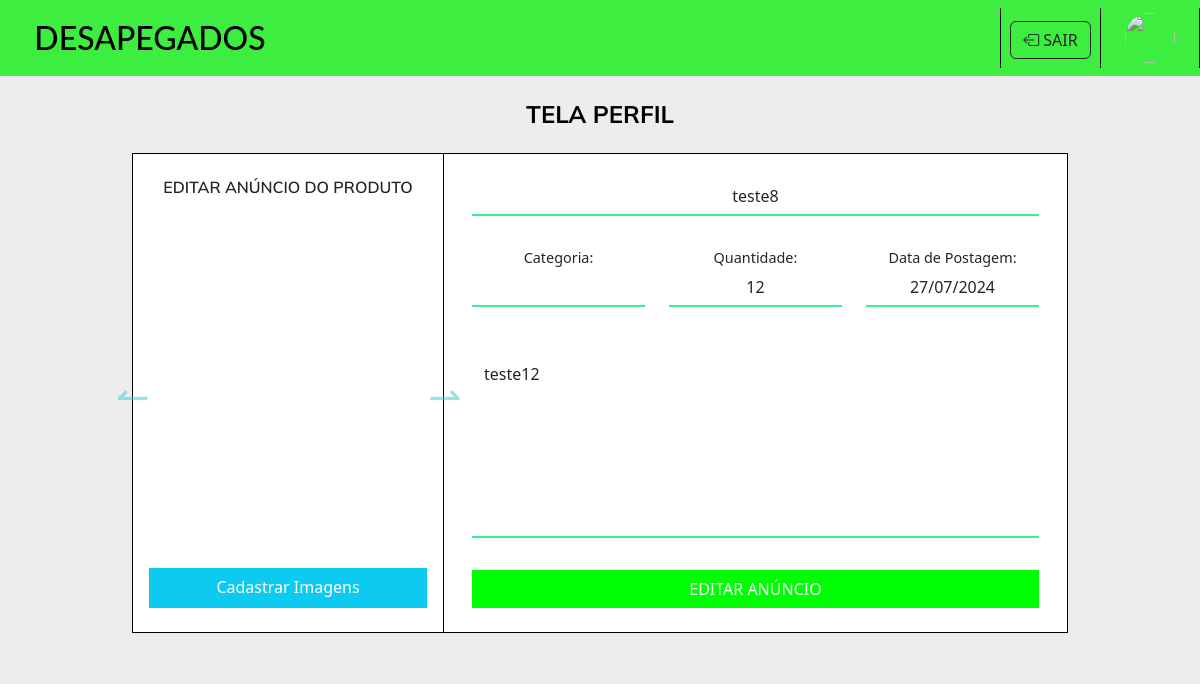
Screenshot of /pages/editarAnuncioProduto.php?id_produto=44 (signed in) with the database file from the repository.
### tables this page shows
CREATE TABLE `produtos` (
  `id_produto` int(10) UNSIGNED ZEROFILL NOT NULL,
  `nome_produto` varchar(255) DEFAULT NULL,
  `quantidade_produto` int(10) UNSIGNED DEFAULT NULL COMMENT 'quantidade desse produto',
  `id_categoria_produto` int(10) UNSIGNED DEFAULT NULL COMMENT 'chave estrangera da categoria do produto.',
  `descri_produto` text DEFAULT NULL,
  `fotos_produto` varchar(255) DEFAULT NULL COMMENT 'fotos do produto desse anúncio',
  `data_postagem` date DEFAULT NULL COMMENT 'data de postagem do anúncio',
  `id_usuario` int(11) UNSIGNED ZEROFILL DEFAULT NULL
);

### config/consultasGerais.php (called while the page is built, shortened)
<?php
function carregarAnuncioProduto($conn, $id_produto, $exibir_anunciante){
    $stmt = $conn->stmt_init();
    if($exibir_anunciante == true){
        $stmt = $conn->prepare("SELECT * FROM produtos pro INNER JOIN usuarios usu ON pro.id_usuario = usu.id_usuario WHERE pro.id_produto = ?");
    }else{
        $stmt = $conn->prepare("SELECT * FROM produtos WHERE id_produto = ?");
    }
    $stmt->bind_param("s", $id_produto);
    $stmt->execute();
    $result = $stmt->get_result();
    if ($result->num_rows > 0) {
        $row = $result->fetch_assoc();
        return $row;
    } else {
        return null;
    }
}
?>

### pages/editarAnuncioProduto.php (the view, shortened to what this page needs)
<?php
require '../config/conexao.php';
require '../config/consultasGerais.php';
if(isset($_GET['id_produto'])){
  $dadosAnuncio = carregarAnuncioProduto($conn, $_GET['id_produto'], false);
}
?>
<!doctype html>
<html lang="PT-BR">
  <head>
    <link href="https://cdn.jsdelivr.net/npm/bootstrap@5.3.3/dist/css/bootstrap.min.css" rel="stylesheet">
    <link rel="stylesheet" href="https://cdnjs.cloudflare.com/ajax/libs/font-awesome/4.7.0/css/font-awesome.min.css">
    <link rel="stylesheet" href="https://cdn.jsdelivr.net/npm/bootstrap-icons@1.11.3/font/bootstrap-icons.min.css">
    <link rel="stylesheet" href="../assets/styles/cadastrarAnuncioProduto.css">
    <link rel="stylesheet" href="../assets/styles/headerLogado.css">
    <link rel="stylesheet" href="../assets/styles/headerDeslogado.css">
  </head>
  <body>
    <header>
      <?php
        if(isset($_SESSION['id_usuario']) && $_SESSION['id_usuario'] != ""){
          include_once '../components/headerLogado.php';
        }else{
          include_once '../components/headerDeslogado.php';
        }
      ?>
    </header>
    <section class="section m-0 p-4 d-flex justify-content-center align-items-center col-sm-12 d-flex flex-column">
      <div class="tituloPerfil d-flex justify-content-center col-sm-12">
        <h4>TELA PERFIL</h4>
      </div>
      <div class="container col-10 mt-3 d-flex" style="height: 480px">
        <form id="formEditarAnuncio" class="d-flex col-12">
          <div class="containerEsquerda col-4 h-100 d-flex flex-column justify-content-between align-items-center ps-3 pe-3 p-4">
              <div class="tituloAnuncio col-12">
                  <h5 class="m-0 text-center">EDITAR ANÚNCIO DO PRODUTO</h5>
              </div>
              <div class="divPreviewImagens" style="width: 367px !important">
                <div id="carouselExample" class="carousel slide">
                  <button class="carousel-control-prev" type="button" data-bs-target="#carouselExample" data-bs-slide="prev">
                    <span class="carousel-control-prev-icon" aria-hidden="true"></span>
                  </button>
                  <button class="carousel-control-next" type="button" data-bs-target="#carouselExample" data-bs-slide="next">
                    <span class="carousel-control-next-icon" aria-hidden="true"></span>
                  </button>
                </div>
              </div>
              <div class="divCadastrarImagens col-12">
                  <label for="iImagens" class="btn btn-info  editarPerfil w-100 text-white text-center pb-2 rounded-0">Cadastrar Imagens</label>
              </div>
          </div>
          <div class="containerDireita col-8 d-flex flex-column h-100 justify-content-between align-items-center ps-3 pe-3 p-4">
            <div class="row col-12">
              <div class="tituloAnuncio d-flex justify-content-center align-items-center col-12">
                <input type="text" class="form-control text-center" id="iNomeAnuncioProduto" name="nNomeAnuncioProduto" value="<?php echo $dadosAnuncio['nome_produto'] ?>">
              </div>
            </div>
            <div class="row col-12 d-flex justify-content-between">
              <div class="categoriasProdutos d-flex flex-column justify-content-center align-items-center col-4">
                <label for="categoria" >Categoria:</label>
                <select type="text" class="form-control text-center" id="iCategoriaProduto" name="nCategoriaProduto">
                </select>
              </div>
              <div class="postagem d-flex flex-column justify-content-center align-items-center col-4">
                <label for="quantidade">Quantidade:</label>
                <input type="text" class="form-control text-center" id="iQuantidadeProduto" name="nQuantidadeProduto" value="<?php echo $dadosAnuncio['quantidade_produto'] ?>">
              </div>
              <div class="postagem d-flex flex-column justify-content-center align-items-center col-4">
                <label for="postagem">Data de Postagem:</label>
                <input type="text" class="form-control text-center bg-transparent" id="iDataPostagemAnuncio" name="nDataPostagemAnuncio" value="<?php echo date('d/m/Y', strtotime($dadosAnuncio['data_postagem']))?>" disabled>
              </div>
            </div>
            <div class="row col-12">
              <div class="form-floating d-flex flex-column justify-content-center align-items-center col-12">
                <textarea class="form-control textarea" name="nDescricaoAnuncioProduto" id="iDescricaoAnuncioProduto"><?php echo $dadosAnuncio['descri_produto'] ?></textarea>
              </div>
            </div>
            <div class="row col-12">
              <div class="form-floating d-flex justify-content-center align-items-center col-12">
                <button class="btn  col-12 rounded-0 cadastrarAnuncio" type="submit" ><p class="fs-9 m-0 text-white">EDITAR ANÚNCIO</p></button>
              </div>
            </div>
          </div>
        </form>
      </div>
    </section>
  </body>
</html>

### assets/styles/cadastrarAnuncioProduto.css (style rules this page uses)
html { max-width: 1872px; height: 100%; }
body { height: 100%; width: 100%; background-color: rgb(237, 237, 237); }
h4 { color: rgb(0, 0, 0); font-family: 'Mulish', sans-serif; font-weight: 700; }
.section { background-color: rgb(237, 237, 237); }
.section .container .containerEsquerda { background-color: #FFFFFF; border-style: solid; border-bottom-width: 1px; border-bottom-color: black; border-left-width: 1px; border-left-color: black; border-top-width: 1px; border-top-color: black; border-right-width: 1px; border-right-color: black; }
.carousel-control-prev-icon, .carousel-control-next-icon { background-image: none; }
.carousel-control-next-icon:after { content: "\21C0"; font-size: 40px; color: #30cfcc; }
.carousel-control-prev-icon:after { content: "\21BC"; font-size: 40px; color: #30cfcc; }
.section .container .containerDireita { background-color: #FFFFFF; border-style: solid; border-bottom-width: 1px; border-bottom-color: black; border-right-width: 1px; border-right-color: black; border-top-width: 1px; border-top-color: black; border-left: none; }
.section .container .containerDireita label { font-size: 0.9em; }
.section .container .containerDireita .form-control { border-bottom: #3DED97; border-top: none; border-left: none; border-right: none; border-bottom-style: solid; border-bottom-width: 2px; border-radius: 0; }
.section .container .containerDireita .textarea { resize: none !important; height: 200px !important; }
.section .container .containerDireita .cadastrarAnuncio { background-color: #00ff04 !important; }

### assets/styles/headerLogado.css (style rules this page uses)
* { margin: 0; padding: 0; box-sizing: border-box; }
h5 { margin: 0; font-size: 16px; font-family: Arial, Helvetica, sans-serif; font-weight: 600; font-family: 'Mulish', sans-serif; }

### assets/styles/headerDeslogado.css (style rules this page uses)
* { margin: 0; padding: 0; box-sizing: border-box; }
h5 { margin: 0; font-size: 16px; font-family: Arial, Helvetica, sans-serif; font-weight: 600; font-family: 'Mulish', sans-serif; }

### rows the page displays
produtos: nNomeAnuncioProduto "teste8", nQuantidadeProduto "12", nDataPostagemAnuncio "27/07/2024", nDescricaoAnuncioProduto "teste12"
